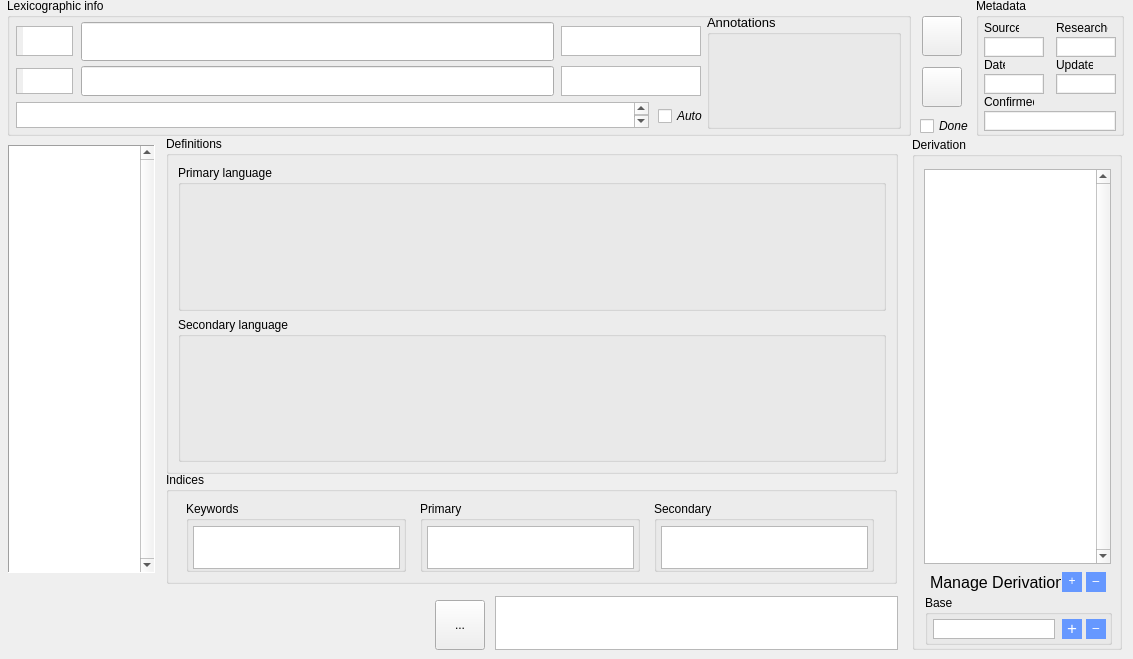
        <widget class="QWidget" name="lexicon">
         <attribute name="title">
          <string>Lexicon</string>
         </attribute>
         <widget class="QListView" name="lLexNav">
          <property name="geometry">
           <rect>
            <x>8</x>
            <y>145</y>
            <width>147</width>
            <height>428</height>
           </rect>
          </property>
          <property name="toolTip">
           <string>find lexical entry</string>
          </property>
          <property name="frameShape">
           <enum>QFrame::Panel</enum>
          </property>
          <property name="verticalScrollBarPolicy">
           <enum>Qt::ScrollBarAlwaysOn</enum>
          </property>
          <property name="horizontalScrollBarPolicy">
           <enum>Qt::ScrollBarAlwaysOff</enum>
          </property>
          <property name="alternatingRowColors">
           <bool>true</bool>
          </property>
         </widget>
         <widget class="QGroupBox" name="lHeader">
          <property name="geometry">
           <rect>
            <x>7</x>
            <y>-2</y>
            <width>904</width>
            <height>138</height>
           </rect>
          </property>
          <property name="styleSheet">
           <string notr="true">QLineEdit {
    padding-left: 3px;
}</string>
          </property>
          <property name="title">
           <string>Lexicographic info</string>
          </property>
          <widget class="QLineEdit" name="lOrthography">
           <property name="geometry">
            <rect>
             <x>74</x>
             <y>24</y>
             <width>473</width>
             <height>39</height>
            </rect>
           </property>
           <property name="font">
            <font>
             <pointsize>18</pointsize>
            </font>
           </property>
           <property name="toolTip">
            <string>orthographic form</string>
           </property>
          </widget>
          <widget class="QLineEdit" name="lIPA">
           <property name="geometry">
            <rect>
             <x>74</x>
             <y>68</y>
             <width>473</width>
             <height>30</height>
            </rect>
           </property>
           <property name="font">
            <font>
             <pointsize>12</pointsize>
            </font>
           </property>
           <property name="toolTip">
            <string>phonemic form</string>
           </property>
          </widget>
          <widget class="QPlainTextEdit" name="lPOS">
           <property name="geometry">
            <rect>
             <x>9</x>
             <y>28</y>
             <width>57</width>
             <height>30</height>
            </rect>
           </property>
           <property name="font">
            <font>
             <pointsize>12</pointsize>
            </font>
           </property>
           <property name="toolTip">
            <string>part of speech</string>
           </property>
           <property name="layoutDirection">
            <enum>Qt::LeftToRight</enum>
           </property>
           <property name="styleSheet">
            <string notr="true">padding-left: 6px;</string>
           </property>
          </widget>
          <widget class="QTextEdit" name="lLiteral">
           <property name="geometry">
            <rect>
             <x>9</x>
             <y>104</y>
             <width>633</width>
             <height>26</height>
            </rect>
           </property>
           <property name="font">
            <font>
             <pointsize>11</pointsize>
            </font>
           </property>
           <property name="toolTip">
            <string>literal gloss/morphological breakdown</string>
           </property>
          </widget>
          <widget class="QTextEdit" name="lDialect">
           <property name="geometry">
            <rect>
             <x>554</x>
             <y>28</y>
             <width>140</width>
             <height>30</height>
            </rect>
           </property>
           <property name="font">
            <font>
             <pointsize>11</pointsize>
            </font>
           </property>
           <property name="contextMenuPolicy">
            <enum>Qt::CustomContextMenu</enum>
           </property>
           <property name="toolTip">
            <string>dialectal information. 
Use the format: Cdn. (US. soda)

For expressions known for only one
dialect, simply give the dialect name
without an alternative. Separate
multiple entries with a semi-colon.</string>
           </property>
           <property name="readOnly">
            <bool>false</bool>
           </property>
          </widget>
          <widget class="QCheckBox" name="lAutoBtn">
           <property name="geometry">
            <rect>
             <x>651</x>
             <y>108</y>
             <width>48</width>
             <height>20</height>
            </rect>
           </property>
           <property name="font">
            <font>
             <family>Arial</family>
             <pointsize>9</pointsize>
             <italic>true</italic>
             <bold>false</bold>
            </font>
           </property>
           <property name="toolTip">
            <string>link orthographic and phonemic transcriptions</string>
           </property>
           <property name="autoFillBackground">
            <bool>false</bool>
           </property>
           <property name="text">
            <string>Auto</string>
           </property>
          </widget>
          <widget class="QPlainTextEdit" name="lRegister">
           <property name="geometry">
            <rect>
             <x>9</x>
             <y>70</y>
             <width>57</width>
             <height>26</height>
            </rect>
           </property>
           <property name="font">
            <font>
             <pointsize>10</pointsize>
            </font>
           </property>
           <property name="toolTip">
            <string>register (e.g., archaic, vulgar, etc.)</string>
           </property>
           <property name="layoutDirection">
            <enum>Qt::LeftToRight</enum>
           </property>
           <property name="styleSheet">
            <string notr="true">padding-left: 6px;</string>
           </property>
          </widget>
          <widget class="QPlainTextEdit" name="lBrrw">
           <property name="geometry">
            <rect>
             <x>554</x>
             <y>68</y>
             <width>140</width>
             <height>30</height>
            </rect>
           </property>
           <property name="font">
            <font>
             <pointsize>11</pointsize>
            </font>
           </property>
           <property name="contextMenuPolicy">
            <enum>Qt::CustomContextMenu</enum>
           </property>
           <property name="toolTip">
            <string>source of borrowed forms.
Use the format: Sp. “nena”</string>
           </property>
          </widget>
          <widget class="QGroupBox" name="lGrammarBox">
           <property name="geometry">
            <rect>
             <x>700</x>
             <y>16</y>
             <width>194</width>
             <height>115</height>
            </rect>
           </property>
           <property name="font">
            <font>
             <family>Arial</family>
             <pointsize>10</pointsize>
             <bold>false</bold>
            </font>
           </property>
           <property name="styleSheet">
            <string notr="true">QTextEdit {
	font-size: 10pts;
}</string>
           </property>
           <property name="title">
            <string>Annotations</string>
           </property>
          </widget>
         </widget>
         <widget class="QGroupBox" name="lMetadataBox">
          <property name="geometry">
           <rect>
            <x>976</x>
            <y>-2</y>
            <width>148</width>
            <height>138</height>
           </rect>
          </property>
          <property name="sizePolicy">
           <sizepolicy hsizetype="Fixed" vsizetype="Fixed">
            <horstretch>0</horstretch>
            <verstretch>0</verstretch>
           </sizepolicy>
          </property>
          <property name="styleSheet">
           <string notr="true">QPlainTextEdit {
    font-size: 9;
    border-radius: 0pts;
    max-height: 16px;
    min-width: 45px;
    min-height: 16px;
    padding: 1px;
}</string>
          </property>
          <property name="title">
           <string>Metadata</string>
          </property>
          <widget class="QLabel" name="lLabelSource">
           <property name="geometry">
            <rect>
             <x>8</x>
             <y>22</y>
             <width>35</width>
             <height>16</height>
            </rect>
           </property>
           <property name="font">
            <font>
             <family>Arial</family>
             <pointsize>9</pointsize>
             <bold>false</bold>
            </font>
           </property>
           <property name="text">
            <string>Source</string>
           </property>
          </widget>
          <widget class="QLabel" name="lLabelDate">
           <property name="geometry">
            <rect>
             <x>8</x>
             <y>59</y>
             <width>21</width>
             <height>16</height>
            </rect>
           </property>
           <property name="font">
            <font>
             <family>Arial</family>
             <pointsize>9</pointsize>
             <bold>false</bold>
            </font>
           </property>
           <property name="text">
            <string>Date</string>
           </property>
          </widget>
          <widget class="QLabel" name="lLabelResearcher">
           <property name="geometry">
            <rect>
             <x>80</x>
             <y>22</y>
             <width>52</width>
             <height>16</height>
            </rect>
           </property>
           <property name="font">
            <font>
             <family>Arial</family>
             <pointsize>9</pointsize>
             <bold>false</bold>
            </font>
           </property>
           <property name="text">
            <string>Researcher</string>
           </property>
          </widget>
          <widget class="QLabel" name="lLabelConfirmed">
           <property name="geometry">
            <rect>
             <x>8</x>
             <y>96</y>
             <width>50</width>
             <height>16</height>
            </rect>
           </property>
           <property name="font">
            <font>
             <family>Arial</family>
             <pointsize>9</pointsize>
             <bold>false</bold>
            </font>
           </property>
           <property name="text">
            <string>Confirmed</string>
           </property>
          </widget>
          <widget class="QLabel" name="lLabelUpdated">
           <property name="geometry">
            <rect>
             <x>80</x>
             <y>59</y>
             <width>37</width>
             <height>16</height>
            </rect>
           </property>
           <property name="font">
            <font>
             <family>Arial</family>
             <pointsize>9</pointsize>
             <bold>false</bold>
            </font>
           </property>
           <property name="text">
            <string>Updated</string>
           </property>
          </widget>
          <widget class="QPlainTextEdit" name="lSource">
           <property name="geometry">
            <rect>
             <x>8</x>
             <y>39</y>
             <width>60</width>
             <height>18</height>
            </rect>
           </property>
           <property name="font">
            <font>
             <pointsize>9</pointsize>
             <italic>false</italic>
             <bold>false</bold>
            </font>
           </property>
           <property name="toolTip">
            <string>original speaker source</string>
           </property>
           <property name="verticalScrollBarPolicy">
            <enum>Qt::ScrollBarAlwaysOff</enum>
           </property>
           <property name="horizontalScrollBarPolicy">
            <enum>Qt::ScrollBarAlwaysOff</enum>
           </property>
          </widget>
          <widget class="QPlainTextEdit" name="lResearcher">
           <property name="geometry">
            <rect>
             <x>80</x>
             <y>39</y>
             <width>60</width>
             <height>18</height>
            </rect>
           </property>
           <property name="font">
            <font>
             <pointsize>9</pointsize>
             <italic>false</italic>
             <bold>false</bold>
            </font>
           </property>
           <property name="toolTip">
            <string>person who collected form</string>
           </property>
           <property name="verticalScrollBarPolicy">
            <enum>Qt::ScrollBarAlwaysOff</enum>
           </property>
           <property name="horizontalScrollBarPolicy">
            <enum>Qt::ScrollBarAlwaysOff</enum>
           </property>
          </widget>
          <widget class="QPlainTextEdit" name="lDate">
           <property name="geometry">
            <rect>
             <x>8</x>
             <y>76</y>
             <width>60</width>
             <height>18</height>
            </rect>
           </property>
           <property name="font">
            <font>
             <pointsize>8</pointsize>
             <italic>false</italic>
             <bold>false</bold>
            </font>
           </property>
           <property name="toolTip">
            <string>date entered/date collected.
yyyy–MM–dd format recommended</string>
           </property>
           <property name="verticalScrollBarPolicy">
            <enum>Qt::ScrollBarAlwaysOff</enum>
           </property>
           <property name="horizontalScrollBarPolicy">
            <enum>Qt::ScrollBarAlwaysOff</enum>
           </property>
          </widget>
          <widget class="QPlainTextEdit" name="lConfirmed">
           <property name="geometry">
            <rect>
             <x>8</x>
             <y>113</y>
             <width>132</width>
             <height>18</height>
            </rect>
           </property>
           <property name="font">
            <font>
             <pointsize>9</pointsize>
             <italic>false</italic>
             <bold>false</bold>
            </font>
           </property>
           <property name="toolTip">
            <string>additional confirmations</string>
           </property>
           <property name="verticalScrollBarPolicy">
            <enum>Qt::ScrollBarAlwaysOff</enum>
           </property>
           <property name="horizontalScrollBarPolicy">
            <enum>Qt::ScrollBarAlwaysOff</enum>
           </property>
           <property name="lineWrapMode">
            <enum>QPlainTextEdit::NoWrap</enum>
           </property>
          </widget>
          <widget class="QPlainTextEdit" name="lUpdated">
           <property name="geometry">
            <rect>
             <x>80</x>
             <y>76</y>
             <width>60</width>
             <height>18</height>
            </rect>
           </property>
           <property name="font">
            <font>
             <pointsize>8</pointsize>
             <italic>false</italic>
             <bold>false</bold>
            </font>
           </property>
           <property name="toolTip">
            <string>date last updated</string>
           </property>
           <property name="verticalScrollBarPolicy">
            <enum>Qt::ScrollBarAlwaysOff</enum>
           </property>
           <property name="horizontalScrollBarPolicy">
            <enum>Qt::ScrollBarAlwaysOff</enum>
           </property>
           <property name="readOnly">
            <bool>true</bool>
           </property>
          </widget>
         </widget>
         <widget class="QGroupBox" name="lIndexBox">
          <property name="geometry">
           <rect>
            <x>166</x>
            <y>472</y>
            <width>731</width>
            <height>112</height>
           </rect>
          </property>
          <property name="styleSheet">
           <string notr="true"/>
          </property>
          <property name="title">
           <string>Indices</string>
          </property>
          <layout class="QHBoxLayout" name="horizontalLayout_3">
           <item>
            <widget class="QGroupBox" name="lKeywordsBox">
             <property name="sizePolicy">
              <sizepolicy hsizetype="Fixed" vsizetype="Preferred">
               <horstretch>0</horstretch>
               <verstretch>0</verstretch>
              </sizepolicy>
             </property>
             <property name="minimumSize">
              <size>
               <width>220</width>
               <height>0</height>
              </size>
             </property>
             <property name="autoFillBackground">
              <bool>false</bool>
             </property>
             <property name="styleSheet">
              <string notr="true">QGroupBox.title {
	background-color: transparent;
}</string>
             </property>
             <property name="title">
              <string>Keywords</string>
             </property>
             <widget class="QPlainTextEdit" name="lKeywordIndex">
              <property name="geometry">
               <rect>
                <x>7</x>
                <y>25</y>
                <width>207</width>
                <height>43</height>
               </rect>
              </property>
              <property name="toolTip">
               <string>keywords/semantic fields</string>
              </property>
             </widget>
            </widget>
           </item>
           <item>
            <widget class="QGroupBox" name="lPrimaryIndexBox">
             <property name="sizePolicy">
              <sizepolicy hsizetype="Fixed" vsizetype="Preferred">
               <horstretch>0</horstretch>
               <verstretch>0</verstretch>
              </sizepolicy>
             </property>
             <property name="minimumSize">
              <size>
               <width>220</width>
               <height>0</height>
              </size>
             </property>
             <property name="title">
              <string>Primary</string>
             </property>
             <widget class="QPlainTextEdit" name="lPrimaryIndex">
              <property name="geometry">
               <rect>
                <x>7</x>
                <y>25</y>
                <width>207</width>
                <height>43</height>
               </rect>
              </property>
              <property name="toolTip">
               <string notr="true" extracomment="index keys in primary language">index keys in primary language</string>
              </property>
             </widget>
            </widget>
           </item>
           <item>
            <widget class="QGroupBox" name="lSecondaryIndexBox">
             <property name="sizePolicy">
              <sizepolicy hsizetype="Fixed" vsizetype="Preferred">
               <horstretch>0</horstretch>
               <verstretch>0</verstretch>
              </sizepolicy>
             </property>
             <property name="minimumSize">
              <size>
               <width>220</width>
               <height>0</height>
              </size>
             </property>
             <property name="title">
              <string>Secondary</string>
             </property>
             <widget class="QPlainTextEdit" name="lSecondaryIndex">
              <property name="geometry">
               <rect>
                <x>7</x>
                <y>25</y>
                <width>207</width>
                <height>43</height>
               </rect>
              </property>
              <property name="minimumSize">
               <size>
                <width>122</width>
                <height>0</height>
               </size>
              </property>
              <property name="toolTip">
               <string>index keys in secondary language</string>
              </property>
             </widget>
            </widget>
           </item>
          </layout>
         </widget>
         <widget class="QGroupBox" name="lDefBox">
          <property name="geometry">
           <rect>
            <x>166</x>
            <y>136</y>
            <width>732</width>
            <height>338</height>
           </rect>
          </property>
          <property name="styleSheet">
           <string notr="true"/>
          </property>
          <property name="title">
           <string>Definitions</string>
          </property>
          <layout class="QVBoxLayout" name="verticalLayout">
           <item>
            <widget class="QGroupBox" name="lL1Box">
             <property name="autoFillBackground">
              <bool>false</bool>
             </property>
             <property name="title">
              <string>Primary language</string>
             </property>
             <property name="flat">
              <bool>false</bool>
             </property>
            </widget>
           </item>
           <item>
            <widget class="QGroupBox" name="lL2Box">
             <property name="title">
              <string>Secondary language</string>
             </property>
            </widget>
           </item>
          </layout>
         </widget>
         <widget class="QTextEdit" name="lNotes">
          <property name="geometry">
           <rect>
            <x>495</x>
            <y>596</y>
            <width>403</width>
            <height>54</height>
           </rect>
          </property>
          <property name="toolTip">
           <string>comments</string>
          </property>
         </widget>
         <widget class="QGroupBox" name="lDerivationBox">
          <property name="geometry">
           <rect>
            <x>912</x>
            <y>137</y>
            <width>210</width>
            <height>513</height>
           </rect>
          </property>
          <property name="styleSheet">
           <string notr="true">QToolButton {
	min-height: 15px;
	min-width: 18px;
	max-height: 15px;
	max-width: 18px;
	padding-bottom: 3px;
	font: 75 13pt &quot;Lucida Grande&quot;;
	background: #6698FF;
	color: white;
	border: 1px solid #6698FF;
}

QToolButton:pressed {
	border: 2px outset #1E90FF;
}</string>
          </property>
          <property name="title">
           <string>Derivation</string>
          </property>
          <widget class="QListWidget" name="lDerivatives">
           <property name="geometry">
            <rect>
             <x>12</x>
             <y>32</y>
             <width>187</width>
             <height>395</height>
            </rect>
           </property>
           <property name="font">
            <font>
             <pointsize>10</pointsize>
            </font>
           </property>
           <property name="toolTip">
            <string>doubleclick to go to entry.
Select an entry and click
on &quot;–&quot; below to delete.</string>
           </property>
           <property name="verticalScrollBarPolicy">
            <enum>Qt::ScrollBarAlwaysOn</enum>
           </property>
           <property name="horizontalScrollBarPolicy">
            <enum>Qt::ScrollBarAlwaysOff</enum>
           </property>
          </widget>
          <widget class="QGroupBox" name="DerToolBox">
           <property name="geometry">
            <rect>
             <x>13</x>
             <y>458</y>
             <width>187</width>
             <height>50</height>
            </rect>
           </property>
           <property name="styleSheet">
            <string notr="true"/>
           </property>
           <property name="title">
            <string>Base</string>
           </property>
           <widget class="QToolButton" name="lRadicalBtn">
            <property name="geometry">
             <rect>
              <x>137</x>
              <y>24</y>
              <width>20</width>
              <height>20</height>
             </rect>
            </property>
            <property name="font">
             <font>
              <family>Lucida Grande</family>
              <pointsize>13</pointsize>
              <italic>false</italic>
              <bold>false</bold>
             </font>
            </property>
            <property name="toolTip">
             <string>add link to base
of entry word</string>
            </property>
            <property name="styleSheet">
             <string notr="true"/>
            </property>
            <property name="text">
             <string>+</string>
            </property>
           </widget>
           <widget class="QToolButton" name="lBreakLnkBtn">
            <property name="geometry">
             <rect>
              <x>161</x>
              <y>24</y>
              <width>20</width>
              <height>20</height>
             </rect>
            </property>
            <property name="toolTip">
             <string>break link to base</string>
            </property>
            <property name="text">
             <string>–</string>
            </property>
           </widget>
           <widget class="QListWidget" name="lBase">
            <property name="geometry">
             <rect>
              <x>8</x>
              <y>24</y>
              <width>122</width>
              <height>20</height>
             </rect>
            </property>
            <property name="font">
             <font>
              <pointsize>12</pointsize>
             </font>
            </property>
            <property name="toolTip">
             <string>click to go to
entry for base</string>
            </property>
            <property name="autoFillBackground">
             <bool>true</bool>
            </property>
            <property name="autoScroll">
             <bool>false</bool>
            </property>
           </widget>
          </widget>
          <widget class="QToolButton" name="lAddDerBtn">
           <property name="geometry">
            <rect>
             <x>150</x>
             <y>435</y>
             <width>20</width>
             <height>20</height>
            </rect>
           </property>
           <property name="toolTip">
            <string>add derivative</string>
           </property>
           <property name="text">
            <string>+</string>
           </property>
          </widget>
          <widget class="QToolButton" name="lRemoveDerBtn">
           <property name="geometry">
            <rect>
             <x>174</x>
             <y>435</y>
             <width>20</width>
             <height>20</height>
            </rect>
           </property>
           <property name="toolTip">
            <string>remove derivative</string>
           </property>
           <property name="text">
            <string>–</string>
           </property>
          </widget>
          <widget class="QLabel" name="label_8">
           <property name="geometry">
            <rect>
             <x>18</x>
             <y>435</y>
             <width>131</width>
             <height>20</height>
            </rect>
           </property>
           <property name="font">
            <font>
             <family>Arial</family>
             <pointsize>12</pointsize>
             <bold>false</bold>
            </font>
           </property>
           <property name="text">
            <string>Manage Derivations:</string>
           </property>
          </widget>
         </widget>
         <widget class="QCheckBox" name="lDoneBtn">
          <property name="geometry">
           <rect>
            <x>920</x>
            <y>117</y>
            <width>65</width>
            <height>18</height>
           </rect>
          </property>
          <property name="minimumSize">
           <size>
            <width>65</width>
            <height>18</height>
           </size>
          </property>
          <property name="maximumSize">
           <size>
            <width>65</width>
            <height>18</height>
           </size>
          </property>
          <property name="font">
           <font>
            <family>Arial</family>
            <pointsize>9</pointsize>
            <italic>true</italic>
            <bold>false</bold>
           </font>
          </property>
          <property name="toolTip">
           <string>Select this when the entry is more or
less complete. When not selected,
entries will be sorted to the end of the
navigation lists on this page and on the
Home card. Leave unselected or deselect
to single out entries for further attention.</string>
          </property>
          <property name="autoFillBackground">
           <bool>false</bool>
          </property>
          <property name="text">
           <string>Done</string>
          </property>
         </widget>
         <widget class="QToolButton" name="lNewBtn">
          <property name="geometry">
           <rect>
            <x>922</x>
            <y>16</y>
            <width>40</width>
            <height>40</height>
           </rect>
          </property>
          <property name="minimumSize">
           <size>
            <width>40</width>
            <height>40</height>
           </size>
          </property>
          <property name="maximumSize">
           <size>
            <width>40</width>
            <height>40</height>
           </size>
          </property>
          <property name="toolTip">
           <string>new lexical entry</string>
          </property>
          <property name="autoRaise">
           <bool>false</bool>
          </property>
         </widget>
         <widget class="QToolButton" name="lClipBtn">
          <property name="geometry">
           <rect>
            <x>922</x>
            <y>67</y>
            <width>40</width>
            <height>40</height>
           </rect>
          </property>
          <property name="minimumSize">
           <size>
            <width>40</width>
            <height>40</height>
           </size>
          </property>
          <property name="maximumSize">
           <size>
            <width>40</width>
            <height>40</height>
           </size>
          </property>
          <property name="toolTip">
           <string>copy simplified entry to clipboard
for use in other applications. Hold
down the Option key to copy entry 
in L2</string>
          </property>
          <property name="text">
           <string/>
          </property>
         </widget>
         <widget class="QToolButton" name="lAdvancedSearchBtn">
          <property name="geometry">
           <rect>
            <x>435</x>
            <y>600</y>
            <width>50</width>
            <height>50</height>
           </rect>
          </property>
          <property name="toolTip">
           <string>open advanced search form</string>
          </property>
          <property name="text">
           <string>...</string>
          </property>
         </widget>
        </widget>
